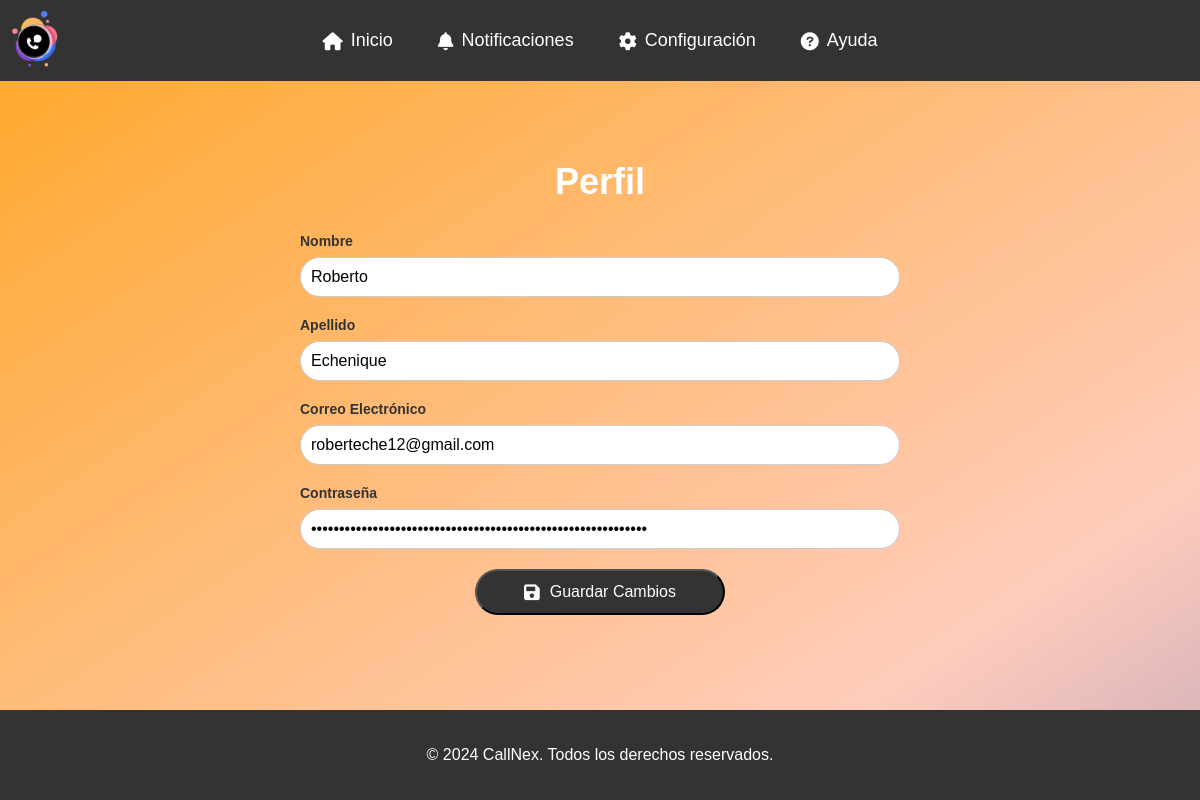
The page /php/perfil.php (signed in) on the database its author committed.
### tables this page shows
CREATE TABLE `usuarios` (
  `id` int(11) NOT NULL,
  `nombre` varchar(50) NOT NULL,
  `apellido` varchar(50) NOT NULL,
  `email` varchar(100) NOT NULL,
  `contrasena` varchar(255) NOT NULL,
  `fecha_registro` timestamp NOT NULL DEFAULT current_timestamp(),
  `tipo_usuario_id` int(11) NOT NULL DEFAULT 2
);

### php/perfil.php (the view, shortened to what this page needs)
<?php
include '../modelo/conexion_bd.php';
$usuario_id = $_SESSION['usuario_id'];
$query = "SELECT * FROM usuarios WHERE id = $usuario_id";
$result = mysqli_query($conexion, $query);
$user = mysqli_fetch_assoc($result);
?>
<!DOCTYPE html>
<html lang="en">
<head>
    <link rel="stylesheet" href="/callnex/css/perfil.css">
    <link rel="stylesheet" href="/callnex/css/inicio.css">
    <link rel="stylesheet" href="https://cdnjs.cloudflare.com/ajax/libs/font-awesome/6.0.0-beta3/css/all.min.css">
</head>
<body>
    <header>
    <div class="container menu">
            <div class="logo">
                <img src="/callnex/imgs/icono_callnex.png" alt="Logo de CallNex">
            </div>
            <nav class="navbar-menu">
                <ul>
                    <li><a href="inicio.php"><i class="fas fa-home"></i><span class="nav-text">Inicio</span></a></li>
                    <li><a href="noti.php"><i class="fas fa-bell"></i><span class="nav-text">Notificaciones</span></a></li>
                    <li><a href="config.php"><i class="fas fa-gear"></i><span class="nav-text">Configuración</span></a></li>
                    <li><a href="ayuda.php"><i class="fas fa-question-circle"></i><span class="nav-text">Ayuda</span></a></li>
                </ul>
            </nav>
        </div>
    </header>
    <section class="main">
        <div class="container">
            <h2>Perfil</h2>
            <form action="perfil.php" method="POST" class="profile-form">
                <div class="form-group">
                    <label for="nombre">Nombre</label>
                    <input type="text" id="nombre" name="nombre" placeholder="Nombre del usuario" value="<?php echo htmlspecialchars($user['nombre']); ?>" required>
                </div>
                <div class="form-group">
                    <label for="apellido">Apellido</label>
                    <input type="text" id="apellido" name="apellido" placeholder="Apellido del usuario" value="<?php echo htmlspecialchars($user['apellido']); ?>" required>
                </div>
                <div class="form-group">
                    <label for="email">Correo Electrónico</label>
                    <input type="email" id="email" name="email" placeholder="tu correo" value="<?php echo htmlspecialchars($user['email']); ?>" required>
                </div>
                <div class="form-group">
                    <label for="contrasena">Contraseña</label>
                    <input type="password" id="contrasena" name="contrasena" placeholder="Cambiar contraseña" value="<?php echo htmlspecialchars($user['contrasena']); ?>" required>
                </div>
                <button type="submit" class="btn"><i class="fas fa-save"></i> Guardar Cambios</button>
            </form>
        </div>
    </section>
    <footer>
        <div class="container">
            <p>&copy; 2024 CallNex. Todos los derechos reservados.</p>
        </div>
    </footer>
</body>
</html>

### css/perfil.css (style rules this page uses)
body { font-family: 'Ubuntu', sans-serif; margin: 0; padding: 0; background: linear-gradient(to bottom right, #FFA726, #FFCCBC, #3F51B5, #64B5F6, #CE93D8, #FFD700); min-height: 100vh; display: flex; flex-direction: column; animation: gradientAnimation 15s ease infinite; background-size: 400% 400%; }
.container { max-width: 1200px; margin: 0 auto; padding: 0 20px; }
.nav-text { margin-left: 8px; }
.main { flex: 1; padding: 50px 0; text-align: center; }
.main h2 { font-size: 36px; color: #fff; margin-bottom: 30px; animation: fadeIn 2s ease-in-out; }
.btn { display: inline-block; background-color: #333; color: #fff; padding: 10px 20px; text-decoration: none; border-radius: 5px; cursor: pointer; transition: background-color 0.3s ease; font-family: 'Ubuntu', sans-serif; display: flex; align-items: center; justify-content: center; }
.btn i { margin-right: 8px; }
footer { background-color: #333; color: #fff; text-align: center; padding: 20px 0; width: 100%; margin-top: auto; }
.profile-form { display: flex; flex-direction: column; align-items: center; gap: 20px; max-width: 600px; margin: 0 auto; }
.form-group { display: flex; flex-direction: column; width: 100%; }
.form-group label { font-family: 'Ubuntu', sans-serif; margin-bottom: 8px; }
.form-group input { padding: 10px; border: 1px solid #ccc; border-radius: 50px; font-size: 16px; font-family: 'Ubuntu', sans-serif; width: 100%; box-sizing: border-box; }

### css/inicio.css (style rules this page uses)
body { font-family: 'Ubuntu', sans-serif; margin: 0; padding: 0; background: linear-gradient(to bottom right, #FFA726, #FFCCBC, #3F51B5, #64B5F6, #CE93D8, #FFD700); min-height: 100vh; display: flex; flex-direction: column; animation: gradientAnimation 15s ease infinite; background-size: 400% 400%; }
.container { max-width: 1200px; margin: 0 auto; padding: 0 20px; }
header { background-color: #333; color: #fff; padding: 20px 0; display: flex; align-items: center; }
header .logo img { width: 50px; height: auto; }
nav ul { list-style: none; padding: 0; margin: 0; display: flex; gap: 15px; }
nav ul li { display: inline; }
nav ul li a { color: #fff; text-decoration: none; font-family: 'Ubuntu', sans-serif; font-size: 18px; padding: 10px 15px; transition: background-color 0.3s ease; display: flex; align-items: center; }
.nav-text { margin-left: 8px; }
.main { flex: 1; padding: 50px 0; text-align: center; }
.main h2 { font-size: 36px; color: #fff; margin-bottom: 30px; animation: fadeIn 2s ease-in-out; }
.btn { display: inline-block; background-color: #333; color: #fff; padding: 12px 25px; text-decoration: none; border-radius: 25px; cursor: pointer; transition: background-color 0.3s ease; font-family: 'Ubuntu', sans-serif; display: flex; align-items: center; justify-content: center; font-size: 16px; width: 100%; max-width: 250px; margin: 0 auto; }
.btn i { margin-right: 10px; font-size: 18px; }
label { display: block; font-size: 14px; color: #333; margin-bottom: 5px; font-weight: bold; text-align: left; }
footer { background-color: #333; color: #fff; text-align: center; padding: 20px 0; width: 100%; margin-top: auto; }
.logo { position: absolute; top: 10px; left: 10px; }
.logo img { width: 50px; height: auto; }

### rows shown on the page
usuarios: nombre "Roberto", apellido "Echenique", email "roberteche12@gmail.com"
